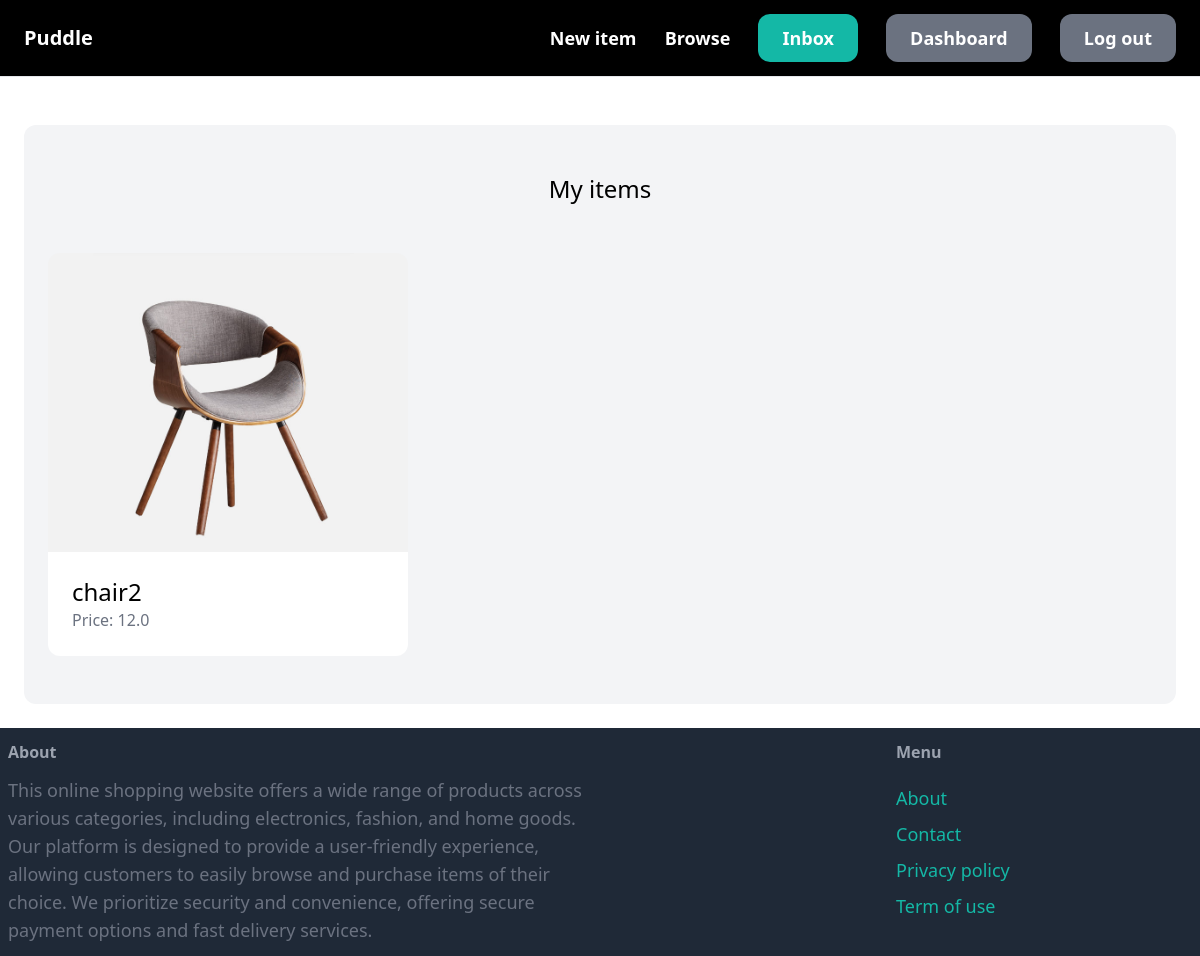
Page /dashboard/ (signed in) on the committed database.
### item/models.py (models this page shows, shortened)
class Item(models.Model):
    category = models.ForeignKey(Category, related_name='items', on_delete=models.CASCADE)
    name = models.CharField(max_length=255)
    description = models.TextField(blank=True, null=True)
    price = models.FloatField()
    image = models.ImageField(upload_to='item_imgaes', blank=True, null=True)
    is_sold = models.BooleanField(default = False)
    created_by = models.ForeignKey(User, related_name ='item', on_delete=models.CASCADE)
    created_at =  models.DateTimeField(auto_now_add=True)

### dashboard/views.py (the view)
# urls.py: path('', views.index, name='index'),
@login_required
def index(request):
    items = Item.objects.filter(created_by=request.user)
    return render(request, 'dashboard/index.html', {
        'items': items,
    })

### dashboard/templates/dashboard/index.html (shortened to what this page needs)
{% extends 'core/base.html' %}
{% block content %}
    <div class="mt-6 px-6 py-12 bg-gray-100 rounded-xl">
        <h2 class="mb-12 text-2xl text-center">My items</h2>
        <div class="grid grid-cols-3 gap-3">
            {% for item in items %}
                <div>
                    <a href="{% url 'item:detail' item.id %}">
                        <div>
                            <img src="{{ item.image.url }}" class="rounded-t-xl">
                        </div>
                        <div class="p-6 bg-white rounded-b-xl">
                            <h2 class="text-2xl">{{ item.name }}</h2>
                            <p class="text-gray-500">Price: {{ item.price }}</p>
                        </div>
                    </a>
                </div>
            {% endfor %}
        </div>
    </div>
{% endblock %}

### core/templates/core/base.html (style rules this page uses)
body { min-height: 100vh; }
body { min-height: 400px; margin-bottom: 100px; clear: both; }

### rows in the picture
Item: image (picture), name "chair2", price "12.0"
